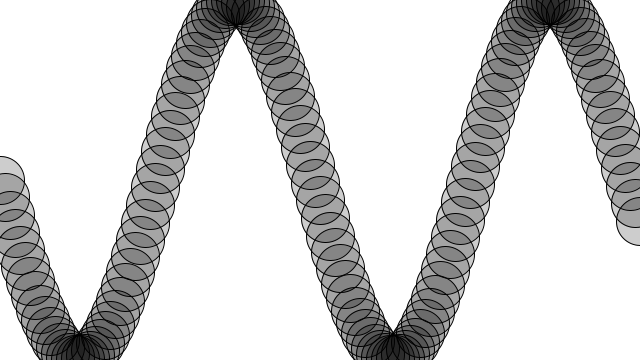
Frame 1 (no input)
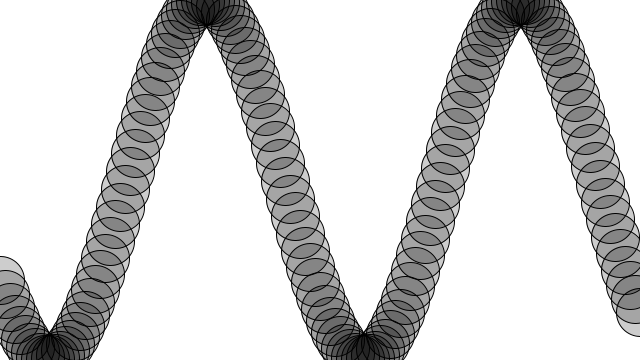
Frame 60 (the mouse pressed at the canvas centre just before this capture)
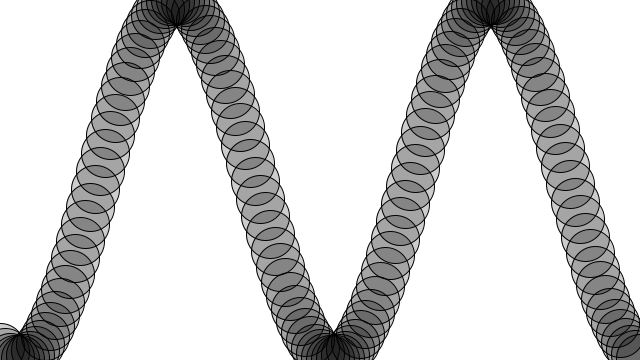
Frame 120 (the mouse held since frame 60 and released just before this capture)

The Processing sketch that drew these frames (run headless with seeded random() and noise(); from frame 60 on, the mouse is pressed at the canvas centre):

// Processing sketch: FilledSinWave
// ── FilledSinWave.pde
float startAngle = 0;
float angleVel = 0.1;

void setup() {
  background(255);
  size(640, 360);
}

void draw() {
  background(255, 50);
  float angle = startAngle;
  for(int x = 0; x <= width; x+= 5) {
    float y = map(sin(angle),-1,1,0,height);
    stroke(0);
    fill(0, 50);
    ellipse(x,y,48,48);
    angle+=angleVel;
  }
  startAngle+=angleVel/10;
}
